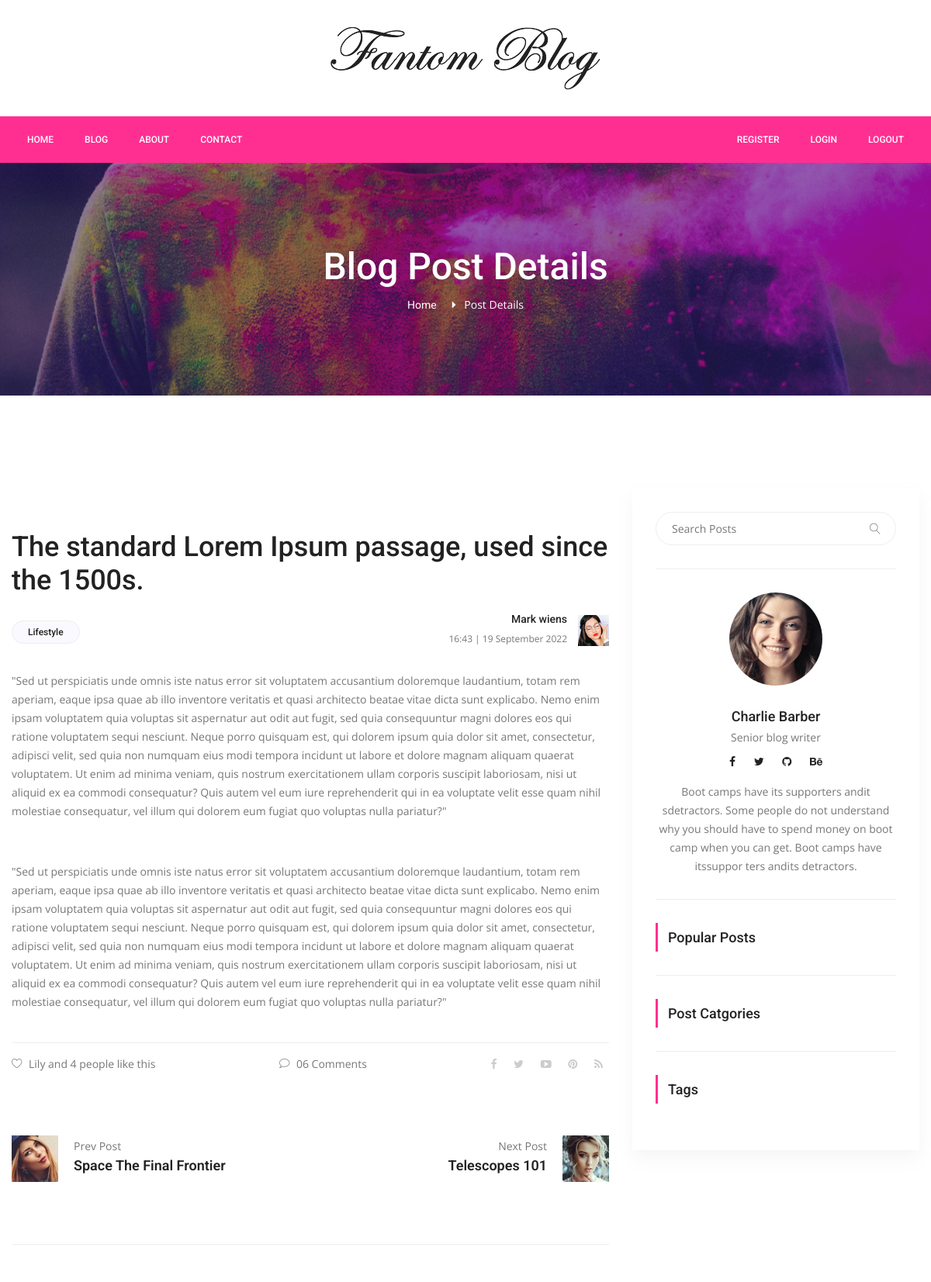
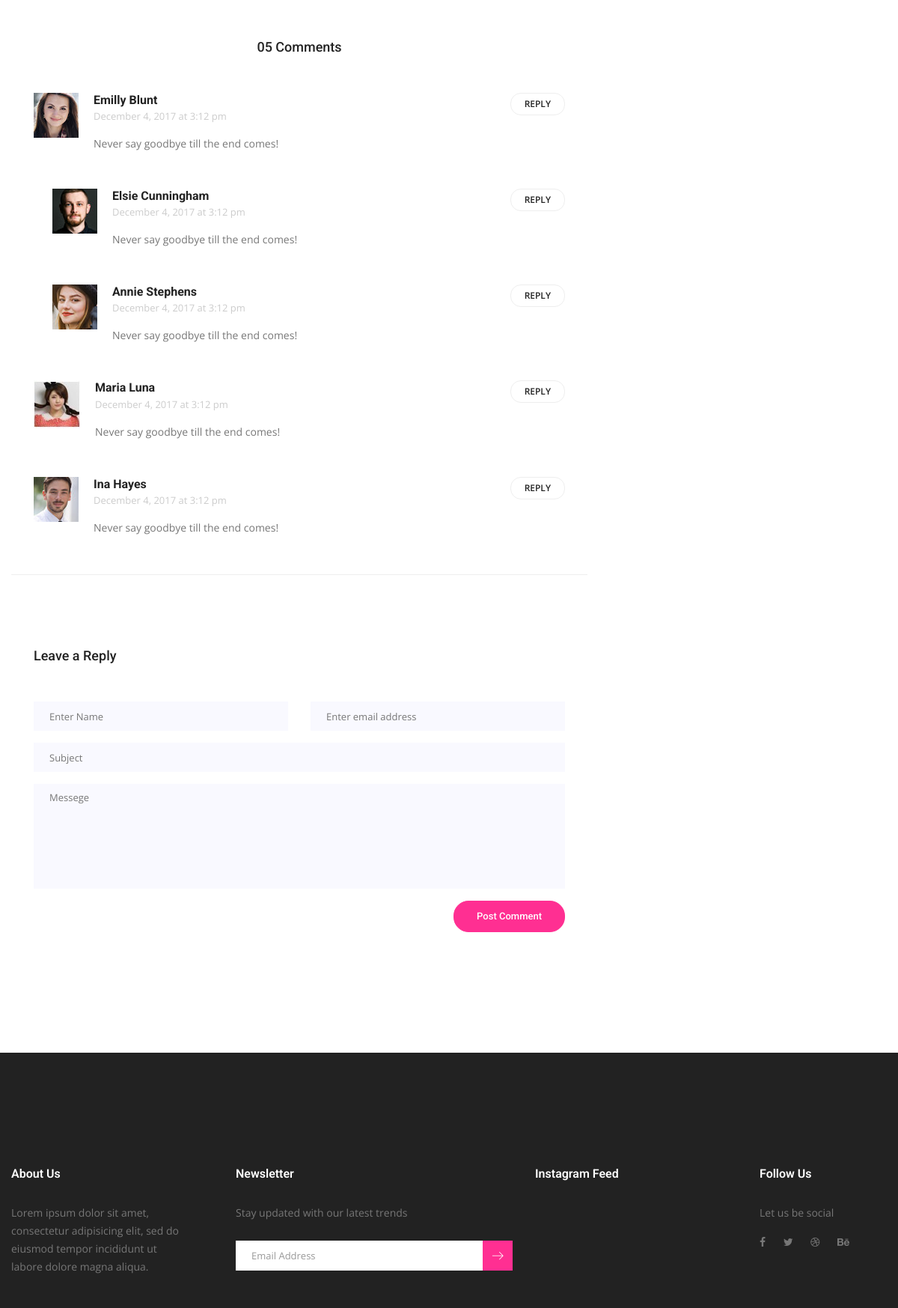
/post-detail/5 (upper part), run on the app's committed database (2 pictures, top to bottom).
### server.py (models this page shows)
class Post(db.Model):
    id = db.Column(db.Integer, primary_key=True)
    title = db.Column(db.String(500), unique=True, nullable=False)
    subtitle = db.Column(db.String(500), nullable=False)
    description = db.Column(db.Text, nullable=False)
    image_url = db.Column(db.String(500), nullable=False)
    category = db.Column(db.String(250), nullable=False)
    tags = db.Column(db.String(500), nullable=False)
    total_view = db.Column(db.Integer, nullable=False)
    created_date = db.Column(db.String(250), nullable=False)
    updated_date = db.Column(db.String(250), nullable=False)

### server.py (the view, shortened to what this page needs)
@app.route("/post-detail/<int:post_id>")
def post_detail(post_id):
    post = Post.query.get(post_id)
    post.total_view += 1
    db.session.add(post)
    db.session.commit()
    search = request.args.get("search")
    if search != None:
        search_posts = Post.query.filter(Post.title.contains(search)).all()
        return render_template("blog/search.html", path=request.path, posts=search_posts, sidebar=sidebar)
    category = request.args.get("category")
    if category != None:
        category_posts = Post.query.filter_by(category=category).all()
        return render_template("blog/search.html", path=request.path, posts=category_posts, sidebar=sidebar)
    query_tag = request.args.get("tag")
    return render_template("blog/post-detail.html", post=post, sidebar=sidebar)

### templates/blog/post-detail.html (shortened to what this page needs)
{% extends "blog/layouts/base.html" %}
{% block content %}
<section class="banner_area">
  <div class="banner_inner d-flex align-items-center">
    <div
      class="overlay bg-parallax"
      data-stellar-ratio="0.9"
      data-stellar-vertical-offset="0"
      data-background=""
    ></div>
    <div class="container">
      <div class="banner_content text-center">
        <h2>Blog Post Details</h2>
        <div class="page_link">
          <a href="{{ url_for('home') }}">Home</a>
          <span style="color: white">Post Details</span>
        </div>
      </div>
    </div>
  </div>
</section>
<section class="blog_area p_120 single-post-area">
  <div class="container">
    <div class="row">
      <div class="col-lg-8">
        <div class="main_blog_details">
          <a href="#"><h4>{{ post.title }}</h4></a>
          <div class="user_details">
            <div class="float-left">
              <a href="#">{{ post.category }}</a>
            </div>
            <div class="float-right">
              <div class="media">
                <div class="media-body">
                  <h5>Mark wiens</h5>
                  <p>{{ post.updated_date }}</p>
                </div>
                <div class="d-flex">
                  <img
                    src="{{ url_for('static', filename='img/blog/user-img.jpg') }}"
                    alt=""
                  />
                </div>
              </div>
            </div>
          </div>
          <div>{{ post.description | safe }}</div>
          <div class="news_d_footer">
            <a href="#"
              ><i class="lnr lnr lnr-heart"></i>Lily and 4 people like this</a
            >
            <a class="justify-content-center ml-auto" href="#"
              ><i class="lnr lnr lnr-bubble"></i>06 Comments</a
            >
            <div class="news_socail ml-auto">
              <a href="#"><i class="fa fa-facebook"></i></a>
              <a href="#"><i class="fa fa-twitter"></i></a>
              <a href="#"><i class="fa fa-youtube-play"></i></a>
              <a href="#"><i class="fa fa-pinterest"></i></a>
              <a href="#"><i class="fa fa-rss"></i></a>
            </div>
          </div>
        </div>
        <div class="navigation-area">
          <div class="row">
            <div
              class="col-lg-6 col-md-6 col-12 nav-left flex-row d-flex justify-content-start align-items-center"
            >
              <div class="thumb">
                <a href="#"
                  ><img class="img-fluid" src="static/img/blog/prev.jpg" alt=""
                /></a>
              </div>
              <div class="arrow">
                <a href="#"
                  ></a>
              </div>
              <div class="detials">
                <p>Prev Post</p>
                <a href="#"><h4>Space The Final Frontier</h4></a>
              </div>
            </div>
            <div
              class="col-lg-6 col-md-6 col-12 nav-right flex-row d-flex justify-content-end align-items-center"
            >
              <div class="detials">
                <p>Next Post</p>
                <a href="#"><h4>Telescopes 101</h4></a>
              </div>
              <div class="arrow">
                <a href="#"
                  ></a>
              </div>
              <div class="thumb">
                <a href="#"
                  ><img class="img-fluid" src="static/img/blog/next.jpg" alt=""
                /></a>
              </div>
            </div>
          </div>
        </div>
        <div class="comments-area">
          <h4>05 Comments</h4>
          <div class="comment-list">
            <div class="single-comment justify-content-between d-flex">
              <div class="user justify-content-between d-flex">
                <div class="thumb">
                  <img src="static/img/blog/c1.jpg" alt="" />
                </div>
                <div class="desc">
                  <h5><a href="#">Emilly Blunt</a></h5>
                  <p class="date">December 4, 2017 at 3:12 pm</p>
                  <p class="comment">Never say goodbye till the end comes!</p>
                </div>
              </div>
              <div class="reply-btn">
                <a href="" class="btn-reply text-uppercase">reply</a>
              </div>
            </div>
          </div>
          <div class="comment-list left-padding">
            <div class="single-comment justify-content-between d-flex">
              <div class="user justify-content-between d-flex">
                <div class="thumb">
                  <img src="static/img/blog/c2.jpg" alt="" />
                </div>
                <div class="desc">
                  <h5><a href="#">Elsie Cunningham</a></h5>
                  <p class="date">December 4, 2017 at 3:12 pm</p>
                  <p class="comment">Never say goodbye till the end comes!</p>
                </div>
              </div>
              <div class="reply-btn">
                <a href="" class="btn-reply text-uppercase">reply</a>
              </div>
            </div>
          </div>
          <div class="comment-list left-padding">
            <div class="single-comment justify-content-between d-flex">
              <div class="user justify-content-between d-flex">
                <div class="thumb">
                  <img src="static/img/blog/c3.jpg" alt="" />
                </div>
                <div class="desc">
                  <h5><a href="#">Annie Stephens</a></h5>
                  <p class="date">December 4, 2017 at 3:12 pm</p>
                  <p class="comment">Never say goodbye till the end comes!</p>
                </div>
              </div>
              <div class="reply-btn">
                <a href="" class="btn-reply text-uppercase">reply</a>
              </div>
            </div>
          </div>
          <div class="comment-list">
            <div class="single-comment justify-content-between d-flex">
              <div class="user justify-content-between d-flex">
                <div class="thumb">
                  <img src="static/img/blog/c4.jpg" alt="" />
                </div>
                <div class="desc">
                  <h5><a href="#">Maria Luna</a></h5>
                  <p class="date">December 4, 2017 at 3:12 pm</p>
                  <p class="comment">Never say goodbye till the end comes!</p>
                </div>
              </div>
              <div class="reply-btn">
                <a href="" class="btn-reply text-uppercase">reply</a>
              </div>
            </div>
          </div>
          <div class="comment-list">
            <div class="single-comment justify-content-between d-flex">
              <div class="user justify-content-between d-flex">
                <div class="thumb">
                  <img src="static/img/blog/c5.jpg" alt="" />
                </div>
                <div class="desc">
                  <h5><a href="#">Ina Hayes</a></h5>
                  <p class="date">December 4, 2017 at 3:12 pm</p>
                  <p class="comment">Never say goodbye till the end comes!</p>
                </div>
              </div>
              <div class="reply-btn">
                <a href="" class="btn-reply text-uppercase">reply</a>
              </div>
            </div>
          </div>
        </div>
        <div class="comment-form">
          <h4>Leave a Reply</h4>
          <form>
            <div class="form-group form-inline">
              <div class="form-group col-lg-6 col-md-6 name">
                <input
                  type="text"
                  class="form-control"
                  id="name"
                  placeholder="Enter Name"
                  onfocus="this.placeholder = ''"
                  onblur="this.placeholder = 'Enter Name'"
                />
              </div>
              <div class="form-group col-lg-6 col-md-6 email">
                <input
                  type="email"
                  class="form-control"
                  id="email"
                  placeholder="Enter email address"
                  onfocus="this.placeholder = ''"
                  onblur="this.placeholder = 'Enter email address'"
                />
              </div>
            </div>
            <div class="form-group">
              <input
                type="text"
                class="form-control"
                id="subject"
                placeholder="Subject"
                onfocus="this.placeholder = ''"
                onblur="this.placeholder = 'Subject'"
              />
            </div>
            <div class="form-group">
              <textarea
                class="form-control mb-10"
                rows="5"
                name="message"
                placeholder="Messege"
                onfocus="this.placeholder = ''"
                onblur="this.placeholder = 'Messege'"
                required=""
              ></textarea>
            </div>
            <a href="#" class="primary-btn submit_btn">Post Comment</a>
          </form>
        </div>
      </div>
      <div class="col-lg-4">{% include 'blog/include/sidebar.html' %}</div>
    </div>
  </div>
</section>
{% endblock %}

### data on the page
Post: title "The standard Lorem Ipsum passage, used since the 1500s.", category "Lifestyle", updated_date "16:43 | 19 September 2022", description "\"Sed ut perspiciatis unde omnis iste natus error sit voluptatem accusantium doloremque laudantium, totam rem aperiam, eaque ipsa quae ab illo inventore veritatis et quasi architecto beatae vitae dicta sunt explicabo. Nemo enim ipsam voluptatem quia voluptas sit aspernatur aut odit aut fugit, sed quia consequuntur magni dolores eos qui ratione voluptatem sequi nesciunt. Neque porro quisquam est, qui dolorem ipsum quia dolor sit amet, consectetur, adipisci velit, sed quia non numquam eius modi tempora incidunt ut labore et dolore magnam aliquam quaerat voluptatem. Ut enim ad minima veniam, quis nostrum exercitationem ullam corporis suscipit laboriosam, nisi ut aliquid ex ea commodi…"
